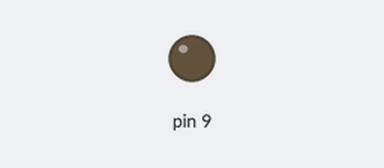
Recording of a sketch running on a simulated Arduino Uno, built with avr-gcc and run on an emulated ATmega328P. Shown: output pins drawn as LEDs (lit = HIGH). The modem accepts every AT command (registered, SIM ready, sends succeed) and sends nothing else; what the sketch prints to the serial monitor is not drawn.

Above: at 0.1 s.
At 1.1 s:
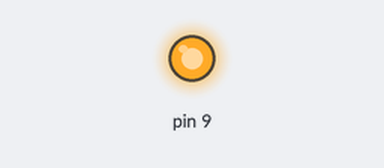
Timing chart, 0 to 4.5 s (numbered marks = the images above):
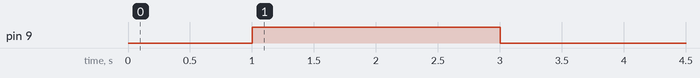

The sketch:

ex_SignalStrength.ino
```cpp
#include "FVlib_Arduino_SIM900_Ubidots_Client.h"

sim900 modem("ySh5mOQvxuoMYtXhS2ELVJ1BniTuPW");

void setup() {
  Serial.begin(9600);
  modem.begin();

}

void loop() {
  Serial.println("--------------------------------");
  Serial.println("SignalStrength (RSSI):");
  Serial.print("AT Command RAW--> ");
  Serial.println(modem.getSignalStrengthRSSI(1));
  Serial.print("Over 5 (0: No Signal, 5: Excellent)--> ");
  Serial.println(modem.getSignalStrengthRSSI(2));
  Serial.print("In dB--> ");
  Serial.println(modem.getSignalStrengthRSSI(3));

  Serial.println("\nBER (Bit Error Ratio 0:Excellent, 7:Bad): ");
  Serial.println(modem.getSignalStrengthBER());

}
```
